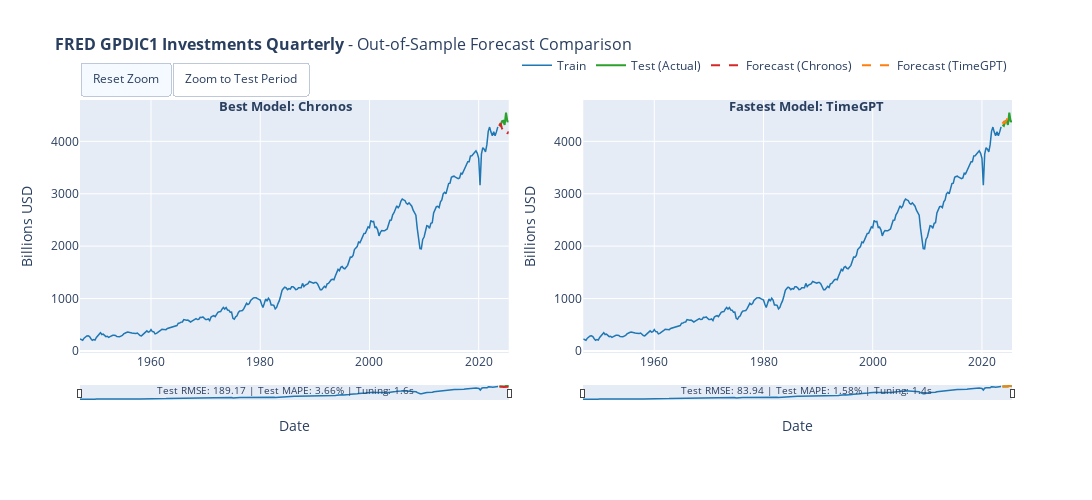

Write notebook code for a chart like this one.
### Code cell
# 10. Interactive Visualization (Plotly)
#
# Interactive forecast comparison with zoom, pan, and hover capabilities.

def create_interactive_forecast_plot(train_series, test_series, predictions_dict, dataset_name, target_column=None, value_unit=None):
    """
    Create interactive forecast comparison plot using Plotly.
    
    Args:
        train_series: Training TimeSeries
        test_series: Test TimeSeries (actual values)
        predictions_dict: Dictionary with 'best_rmse' and 'fastest' predictions
        dataset_name: Name for the plot title
        target_column: Name of the target variable
        value_unit: Unit label for the y-axis (e.g., 'Billions USD')
    
    Returns:
        Plotly Figure object
    """
    n_plots = len([k for k in ['best_rmse', 'fastest'] if predictions_dict.get(k)])
    if n_plots == 0:
        return None
    
    same_model = predictions_dict.get('best_rmse', {}).get('model') == predictions_dict.get('fastest', {}).get('model')
    if same_model:
        n_plots = 1
    
    fig = make_subplots(rows=1, cols=n_plots, horizontal_spacing=0.08)
    
    colors = {'train': '#1f77b4', 'test': '#2ca02c', 'pred1': '#d62728', 'pred2': '#ff7f0e'}
    
    # Determine y-axis label
    y_label = value_unit if value_unit else (target_column if target_column else 'Value')
    
    def add_traces(pred_key, col, show_legend=True, show_forecast_legend_only=False):
        if pred_key not in predictions_dict:
            return
        pred_info = predictions_dict[pred_key]
        pred = pred_info['prediction']
        
        fig.add_trace(go.Scatter(
            x=train_series.time_index, y=train_series.values().flatten(),
            mode='lines', name='Train', line=dict(color=colors['train'], width=1.5),
            showlegend=show_legend and not show_forecast_legend_only, 
            hovertemplate='<b>Train</b><br>Date: %{x}<br>Value: %{y:.2f}<extra></extra>'
        ), row=1, col=col)
        
        fig.add_trace(go.Scatter(
            x=test_series.time_index, y=test_series.values().flatten(),
            mode='lines', name='Test (Actual)', line=dict(color=colors['test'], width=2),
            showlegend=show_legend and not show_forecast_legend_only, 
            hovertemplate='<b>Actual</b><br>Date: %{x}<br>Value: %{y:.2f}<extra></extra>'
        ), row=1, col=col)
        
        pred_color = colors['pred1'] if col == 1 else colors['pred2']
        fig.add_trace(go.Scatter(
            x=pred.time_index, y=pred.values().flatten(),
            mode='lines', name=f'Forecast ({pred_info["model"]})', 
            line=dict(color=pred_color, width=2, dash='dash'),
            showlegend=show_legend, 
            hovertemplate=f'<b>{pred_info["model"]}</b><br>Date: %{{x}}<br>Pred: %{{y:.2f}}<extra></extra>'
        ), row=1, col=col)
    
    if 'best_rmse' in predictions_dict:
        add_traces('best_rmse', 1, show_legend=True)
    if not same_model and 'fastest' in predictions_dict:
        add_traces('fastest', 2, show_legend=True, show_forecast_legend_only=True)
    
    fig.update_layout(
        title=dict(text=f'<b>{dataset_name}</b> - Out-of-Sample Forecast Comparison', font=dict(size=16)),
        width=1700, height=500, hovermode='x unified',
        legend=dict(orientation='h', yanchor='bottom', y=1.08, xanchor='right', x=1),
        xaxis=dict(rangeslider=dict(visible=True, thickness=0.05), type='date', title='Date'),
        yaxis=dict(title=y_label)
    )
    
    if n_plots == 2:
        fig.update_xaxes(rangeslider=dict(visible=True, thickness=0.05), type='date', title='Date', row=1, col=2)
        fig.update_yaxes(title=y_label, row=1, col=2)
    
    annotations = []
    if 'best_rmse' in predictions_dict:
        info = predictions_dict['best_rmse']
        annotations.append(dict(
            x=0.22 if n_plots == 2 else 0.5, y=1.02, xref='paper', yref='paper',
            text=f"<b>Best Model: {info['model']}</b>", showarrow=False, font=dict(size=13), xanchor='center'
        ))
        annotations.append(dict(
            x=0.22 if n_plots == 2 else 0.5, y=-0.18, xref='paper', yref='paper',
            text=f"Test RMSE: {info['rmse']:.2f} | Test MAPE: {info['mape']:.2f}% | Tuning: {info['tuning_time']:.1f}s",
            showarrow=False, font=dict(size=10), xanchor='center'
        ))
    if not same_model and 'fastest' in predictions_dict:
        info = predictions_dict['fastest']
        annotations.append(dict(
            x=0.78, y=1.02, xref='paper', yref='paper',
            text=f"<b>Fastest Model: {info['model']}</b>", showarrow=False, font=dict(size=13), xanchor='center'
        ))
        annotations.append(dict(
            x=0.78, y=-0.18, xref='paper', yref='paper',
            text=f"Test RMSE: {info['rmse']:.2f} | Test MAPE: {info['mape']:.2f}% | Tuning: {info['tuning_time']:.1f}s",
            showarrow=False, font=dict(size=10), xanchor='center'
        ))
    
    # Prepare date ranges as ISO strings for Plotly buttons
    full_start = train_series.start_time().isoformat()
    full_end = test_series.end_time().isoformat()
    test_start = test_series.start_time().isoformat()
    test_end = test_series.end_time().isoformat()
    
    # Button configuration - use string dates and update both axis and rangeslider
    reset_args = {"xaxis.range": [full_start, full_end]}
    zoom_args = {"xaxis.range": [test_start, test_end]}
    
    if n_plots == 2:
        reset_args["xaxis2.range"] = [full_start, full_end]
        zoom_args["xaxis2.range"] = [test_start, test_end]
    
    fig.update_layout(
        annotations=annotations, margin=dict(b=100),
        updatemenus=[dict(
            type="buttons", direction="left", x=0.0, xanchor="left", y=1.15, yanchor="top",
            buttons=[
                dict(args=[reset_args], label="Reset Zoom", method="relayout"),
                dict(args=[zoom_args], label="Zoom to Test Period", method="relayout")
            ]
        )]
    )
    return fig

if 'final_predictions' in dir() and final_predictions:
    fig = create_interactive_forecast_plot(
        train, test, final_predictions, DATASET_CONFIG['name'], 
        target_column=DATASET_CONFIG['target_column'],
        value_unit=DATASET_CONFIG.get('value_unit')
    )
    if fig:
        fig.show()

### Figure 1 — Plotly figure (JSON) as saved in the notebook; plotly's stock layout.template omitted (floating-point values rounded to 4 significant figures; data arrays with more than 128 entries replaced by an {"elided": "..."} marker saying what was removed)
{"data": [{"hovertemplate": "<b>Train</b><br>Date: %{x}<br>Value: %{y:.2f}<extra></extra>", "line": {"color": "#1f77b4", "width": 1.5}, "mode": "lines", "name": "Train", "showlegend": true, "type": "scatter", "x": {"elided": "307 str values"}, "xaxis": "x", "y": {"elided": "307 float values"}, "yaxis": "y"}, {"hovertemplate": "<b>Actual</b><br>Date: %{x}<br>Value: %{y:.2f}<extra></extra>", "line": {"color": "#2ca02c", "width": 2}, "mode": "lines", "name": "Test (Actual)", "showlegend": true, "type": "scatter", "x": ["2023-10-01T00:00:00", "2024-01-01T00:00:00", "2024-04-01T00:00:00", "2024-07-01T00:00:00", "2024-10-01T00:00:00", "2025-01-01T00:00:00", "2025-04-01T00:00:00", "2025-07-01T00:00:00"], "xaxis": "x", "y": [4313.0, 4296.0, 4382.0, 4392.0, 4316.0, 4548.0, 4383.0, 4380.0], "yaxis": "y"}, {"hovertemplate": "<b>Chronos</b><br>Date: %{x}<br>Pred: %{y:.2f}<extra></extra>", "line": {"color": "#d62728", "dash": "dash", "width": 2}, "mode": "lines", "name": "Forecast (Chronos)", "showlegend": true, "type": "scatter", "x": ["2023-10-01T00:00:00", "2024-01-01T00:00:00", "2024-04-01T00:00:00", "2024-07-01T00:00:00", "2024-10-01T00:00:00", "2025-01-01T00:00:00", "2025-04-01T00:00:00", "2025-07-01T00:00:00"], "xaxis": "x", "y": [4299.0, 4343.0, 4255.0, 4178.0, 4189.0, 4211.0, 4145.0, 4189.0], "yaxis": "y"}, {"hovertemplate": "<b>Train</b><br>Date: %{x}<br>Value: %{y:.2f}<extra></extra>", "line": {"color": "#1f77b4", "width": 1.5}, "mode": "lines", "name": "Train", "showlegend": false, "type": "scatter", "x": {"elided": "307 str values"}, "xaxis": "x2", "y": {"elided": "307 float values"}, "yaxis": "y2"}, {"hovertemplate": "<b>Actual</b><br>Date: %{x}<br>Value: %{y:.2f}<extra></extra>", "line": {"color": "#2ca02c", "width": 2}, "mode": "lines", "name": "Test (Actual)", "showlegend": false, "type": "scatter", "x": ["2023-10-01T00:00:00", "2024-01-01T00:00:00", "2024-04-01T00:00:00", "2024-07-01T00:00:00", "2024-10-01T00:00:00", "2025-01-01T00:00:00", "2025-04-01T00:00:00", "2025-07-01T00:00:00"], "xaxis": "x2", "y": [4313.0, 4296.0, 4382.0, 4392.0, 4316.0, 4548.0, 4383.0, 4380.0], "yaxis": "y2"}, {"hovertemplate": "<b>TimeGPT</b><br>Date: %{x}<br>Pred: %{y:.2f}<extra></extra>", "line": {"color": "#ff7f0e", "dash": "dash", "width": 2}, "mode": "lines", "name": "Forecast (TimeGPT)", "showlegend": true, "type": "scatter", "x": ["2023-10-01T00:00:00", "2024-01-01T00:00:00", "2024-04-01T00:00:00", "2024-07-01T00:00:00", "2024-10-01T00:00:00", "2025-01-01T00:00:00", "2025-04-01T00:00:00", "2025-07-01T00:00:00"], "xaxis": "x2", "y": [4337.0, 4373.0, 4353.0, 4402.0, 4455.0, 4513.0, 4502.0, 4499.0], "yaxis": "y2"}], "layout": {"annotations": [{"font": {"size": 13}, "showarrow": false, "text": "<b>Best Model: Chronos</b>", "x": 0.22, "xanchor": "center", "xref": "paper", "y": 1.02, "yref": "paper"}, {"font": {"size": 10}, "showarrow": false, "text": "Test RMSE: 189.17 | Test MAPE: 3.66% | Tuning: 1.6s", "x": 0.22, "xanchor": "center", "xref": "paper", "y": -0.18, "yref": "paper"}, {"font": {"size": 13}, "showarrow": false, "text": "<b>Fastest Model: TimeGPT</b>", "x": 0.78, "xanchor": "center", "xref": "paper", "y": 1.02, "yref": "paper"}, {"font": {"size": 10}, "showarrow": false, "text": "Test RMSE: 83.94 | Test MAPE: 1.58% | Tuning: 1.4s", "x": 0.78, "xanchor": "center", "xref": "paper", "y": -0.18, "yref": "paper"}], "height": 500, "hovermode": "x unified", "legend": {"orientation": "h", "x": 1, "xanchor": "right", "y": 1.08, "yanchor": "bottom"}, "margin": {"b": 100}, "title": {"font": {"size": 16}, "text": "<b>FRED GPDIC1 Investments Quarterly</b> - Out-of-Sample Forecast Comparison"}, "updatemenus": [{"buttons": [{"args": [{"xaxis.range": ["1947-01-01T00:00:00", "2025-07-01T00:00:00"], "xaxis2.range": ["1947-01-01T00:00:00", "2025-07-01T00:00:00"]}], "label": "Reset Zoom", "method": "relayout"}, {"args": [{"xaxis.range": ["2023-10-01T00:00:00", "2025-07-01T00:00:00"], "xaxis2.range": ["2023-10-01T00:00:00", "2025-07-01T00:00:00"]}], "label": "Zoom to Test Period", "method": "relayout"}], "direction": "left", "type": "buttons", "x": 0, "xanchor": "left", "y": 1.15, "yanchor": "top"}], "width": 1700, "xaxis": {"anchor": "y", "domain": [0, 0.46], "rangeslider": {"thickness": 0.05, "visible": true}, "title": {"text": "Date"}, "type": "date"}, "xaxis2": {"anchor": "y2", "domain": [0.54, 1], "rangeslider": {"thickness": 0.05, "visible": true}, "title": {"text": "Date"}, "type": "date"}, "yaxis": {"anchor": "x", "domain": [0, 1], "title": {"text": "Billions USD"}}, "yaxis2": {"anchor": "x2", "domain": [0, 1], "title": {"text": "Billions USD"}}}}
